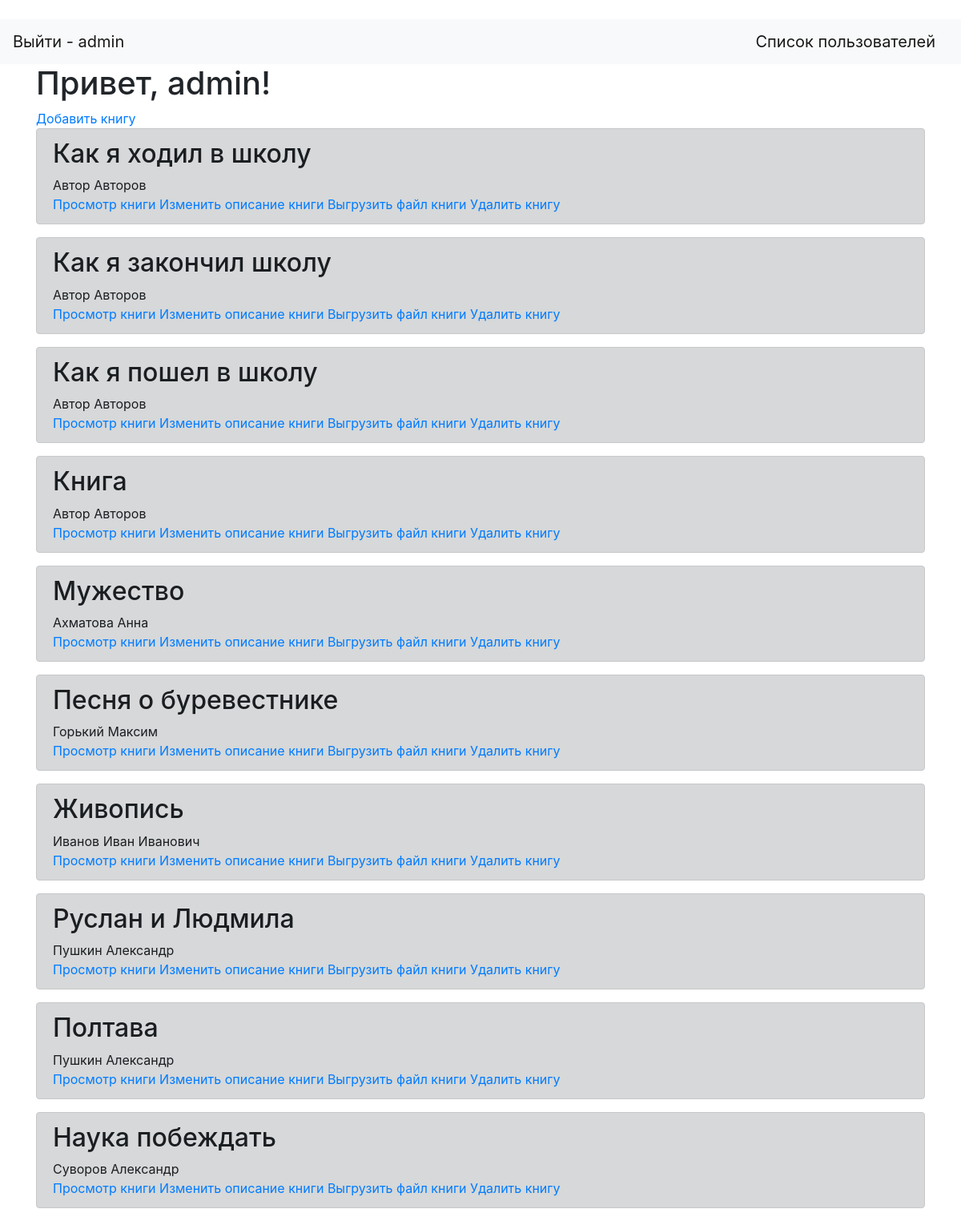
Page /index (signed in) on the committed database.
### tables this page shows
CREATE TABLE "books" (
	"id"	INTEGER PRIMARY KEY AUTOINCREMENT,
	"title"	VARCHAR(64),
	"author"	VARCHAR(64),
	"genre"	VARCHAR(16),
	"description"	VARCHAR(256),
	"part"	VARCHAR(512),
	"link"	VARCHAR(128),
	"user_id"	INTEGER,
	"date"	DATETIME
);

### book.py (the view)
@app.route('/')  # стартовая страница со списком книг
@app.route('/index')
def index():
    return render_template('index.html', ssn=ssn, books=books.get_all())

### bookDB.py (called while the page is built)
    def get_all(self):
        cursor = self.connection.cursor()
        cursor.execute("SELECT * FROM books ORDER BY author")
        rows = cursor.fetchall()
        return rows

### templates/index.html
﻿{% extends "base.html" %}
{% block content %}
	{% if 'username' in ssn %}
		<h1>Привет, {{ ssn['username'] }}!</h1>
		{% if ssn['level']==1 or ssn['level']==2 %}
			<a href="/add_book">Добавить книгу</a>
		{% endif %}
	{% endif %}
	{% for item in books %}
		<div class="alert alert-dark" role="alert">
			<h2>{{item[1]}}</h2>
			<div>{{item[2]}}</div>
			{% if 'user_id' in ssn %}
				<a href="/view_book/{{item[0]}}">Просмотр книги</a>
				{% if ssn['level']==1 or item[9] == ssn['user_id'] %}
					<a href="/modify_book/{{item[0]}}">Изменить описание книги</a>
					<a href="/add_file_book/{{item[0]}}">Выгрузить файл книги</a>
				{% endif %}
				{% if ssn['level']==1 %}
					<a href="/del_book/{{item[0]}}">Удалить книгу</a>
				{% endif %}
			{% endif %}
		</div>
	{% endfor %}
{% endblock %}

### rows in the picture
books: title "Как я ходил в школу", author "Автор Авторов"
books: title "Как я закончил школу", author "Автор Авторов"
books: title "Как я пошел в школу", author "Автор Авторов"
books: title "Книга", author "Автор Авторов"
books: title "Мужество", author "Ахматова Анна"
books: title "Песня о буревестнике", author "Горький Максим"
books: title "Живопись", author "Иванов Иван Иванович"
books: title "Руслан и Людмила", author "Пушкин Александр"
books: title "Полтава", author "Пушкин Александр"
books: title "Наука побеждать", author "Суворов Александр"

### other values in the picture
{{ ssn['username'] }} "admin"
